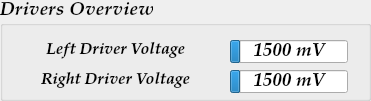
     <widget class="QGroupBox" name="Drivers_Overview">
      <property name="geometry">
       <rect>
        <x>10</x>
        <y>260</y>
        <width>371</width>
        <height>101</height>
       </rect>
      </property>
      <property name="font">
       <font>
        <family>URW Palladio L</family>
        <pointsize>14</pointsize>
        <weight>75</weight>
        <italic>true</italic>
        <bold>true</bold>
       </font>
      </property>
      <property name="title">
       <string>Drivers Overview</string>
      </property>
      <widget class="QLabel" name="right_driver_vol_label">
       <property name="geometry">
        <rect>
         <x>30</x>
         <y>70</y>
         <width>171</width>
         <height>21</height>
        </rect>
       </property>
       <property name="font">
        <font>
         <family>URW Palladio L</family>
         <pointsize>12</pointsize>
         <weight>75</weight>
         <italic>true</italic>
         <bold>true</bold>
         <kerning>true</kerning>
        </font>
       </property>
       <property name="text">
        <string>Right Driver Voltage</string>
       </property>
       <property name="alignment">
        <set>Qt::AlignCenter</set>
       </property>
      </widget>
      <widget class="QLabel" name="left_driver_vol_label">
       <property name="geometry">
        <rect>
         <x>30</x>
         <y>40</y>
         <width>171</width>
         <height>21</height>
        </rect>
       </property>
       <property name="font">
        <font>
         <family>URW Palladio L</family>
         <pointsize>12</pointsize>
         <weight>75</weight>
         <italic>true</italic>
         <bold>true</bold>
         <kerning>true</kerning>
        </font>
       </property>
       <property name="text">
        <string>Left Driver Voltage</string>
       </property>
       <property name="alignment">
        <set>Qt::AlignCenter</set>
       </property>
      </widget>
      <widget class="QProgressBar" name="left_driver_vol_indicator">
       <property name="geometry">
        <rect>
         <x>230</x>
         <y>40</y>
         <width>118</width>
         <height>23</height>
        </rect>
       </property>
       <property name="minimum">
        <number>1400</number>
       </property>
       <property name="maximum">
        <number>2500</number>
       </property>
       <property name="value">
        <number>1500</number>
       </property>
       <property name="format">
        <string>%v mV</string>
       </property>
      </widget>
      <widget class="QProgressBar" name="right_driver_vol_indicator">
       <property name="geometry">
        <rect>
         <x>230</x>
         <y>70</y>
         <width>118</width>
         <height>23</height>
        </rect>
       </property>
       <property name="minimum">
        <number>1400</number>
       </property>
       <property name="maximum">
        <number>2500</number>
       </property>
       <property name="value">
        <number>1500</number>
       </property>
       <property name="format">
        <string>%v mV</string>
       </property>
      </widget>
     </widget>
